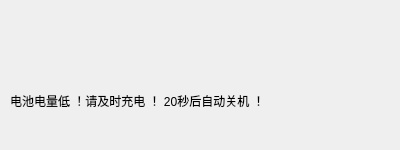
<?xml version="1.0" encoding="UTF-8"?>
<ui version="4.0">
 <class>Low_Power</class>
 <widget class="QWidget" name="Low_Power">
  <property name="geometry">
   <rect>
    <x>0</x>
    <y>0</y>
    <width>400</width>
    <height>150</height>
   </rect>
  </property>
  <property name="windowTitle">
   <string>Form</string>
  </property>
  <widget class="QLabel" name="label">
   <property name="geometry">
    <rect>
     <x>0</x>
     <y>0</y>
     <width>400</width>
     <height>150</height>
    </rect>
   </property>
   <property name="styleSheet">
    <string notr="true">background-image: url(:/new/prefix1/img/note.png);</string>
   </property>
   <property name="text">
    <string/>
   </property>
  </widget>
  <widget class="QLabel" name="label_2">
   <property name="geometry">
    <rect>
     <x>10</x>
     <y>80</y>
     <width>381</width>
     <height>41</height>
    </rect>
   </property>
   <property name="styleSheet">
    <string notr="true">font: 12pt &quot;Ubuntu&quot;;
background:transparent</string>
   </property>
   <property name="text">
    <string>电池电量低 ！请及时充电 ！ 20秒后自动关机 ！</string>
   </property>
  </widget>
 </widget>
 <resources/>
 <connections/>
</ui>
